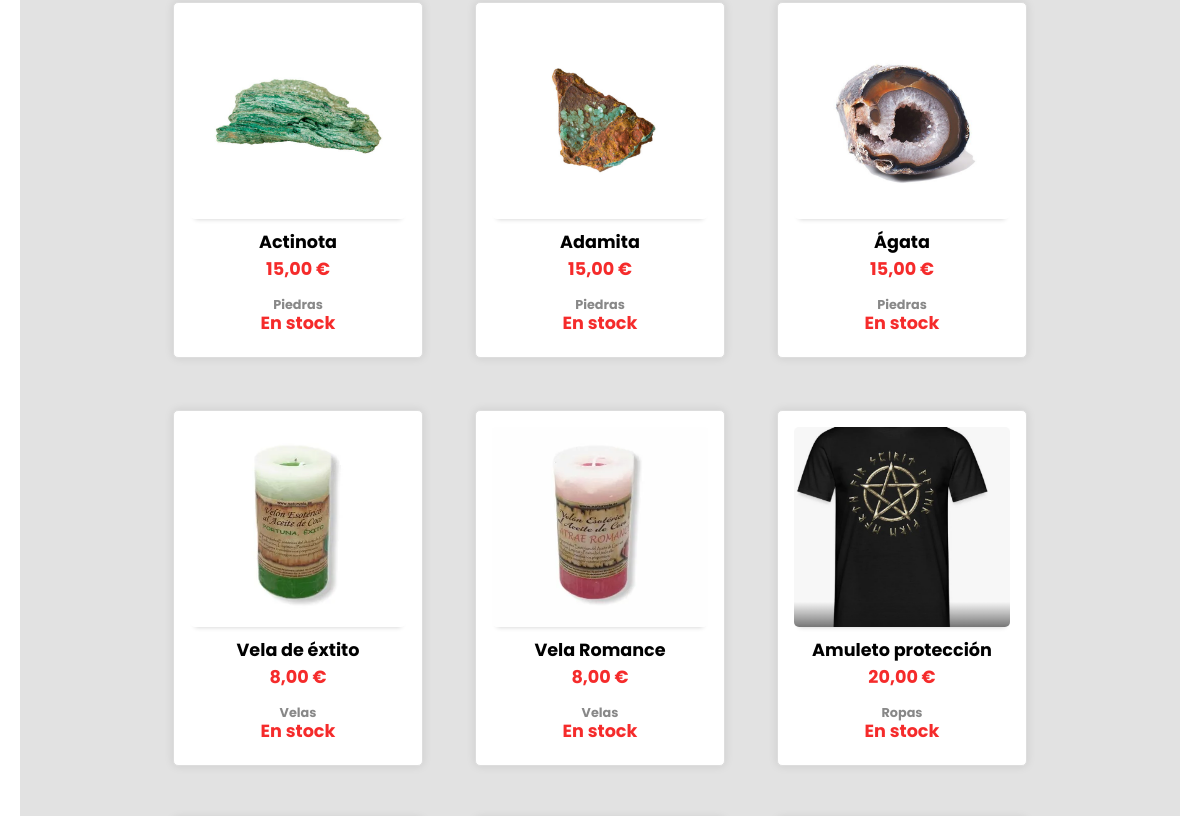
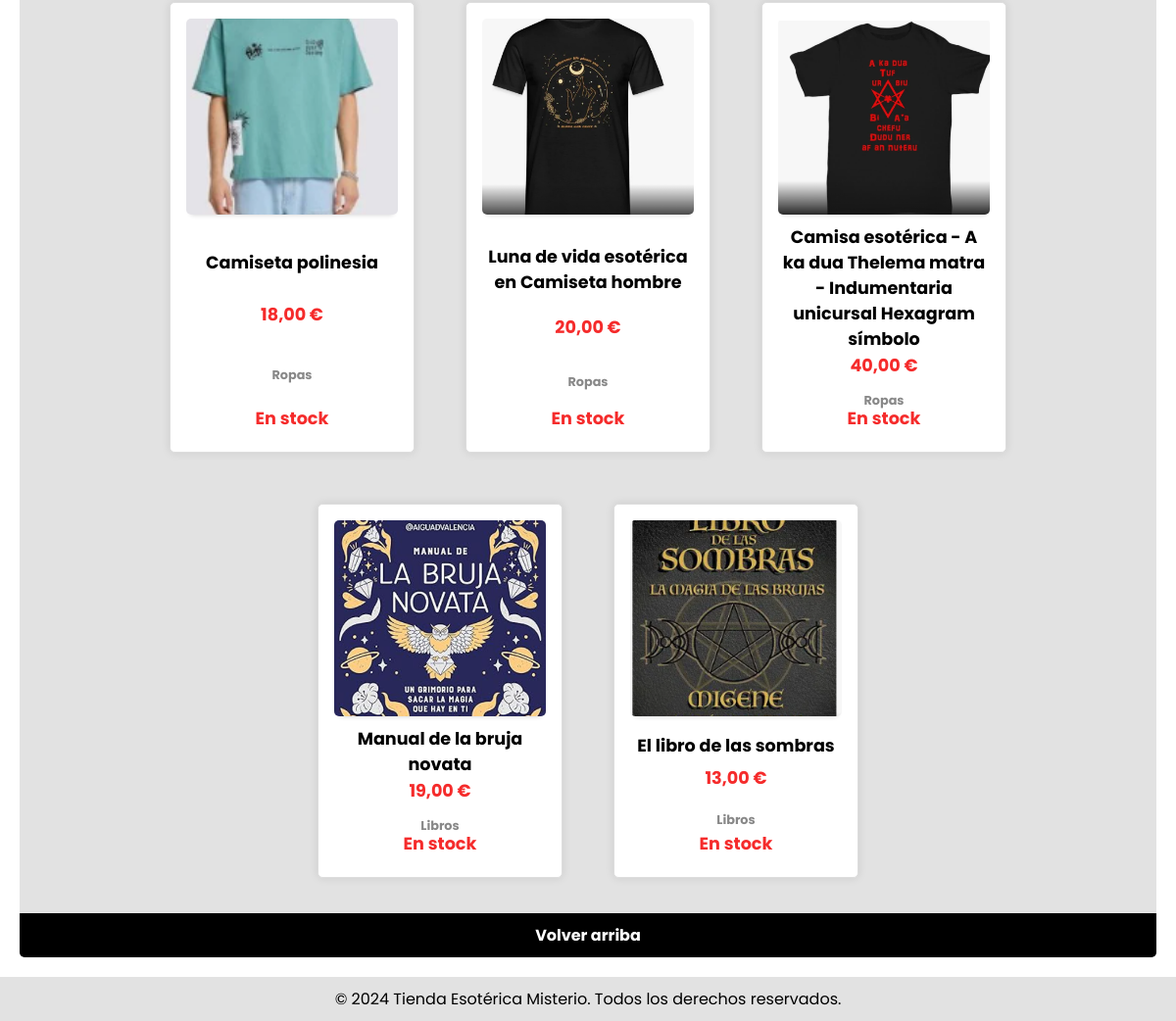
/ (lower part), run on an earlier commit of the app's database (2 pictures, top to bottom).
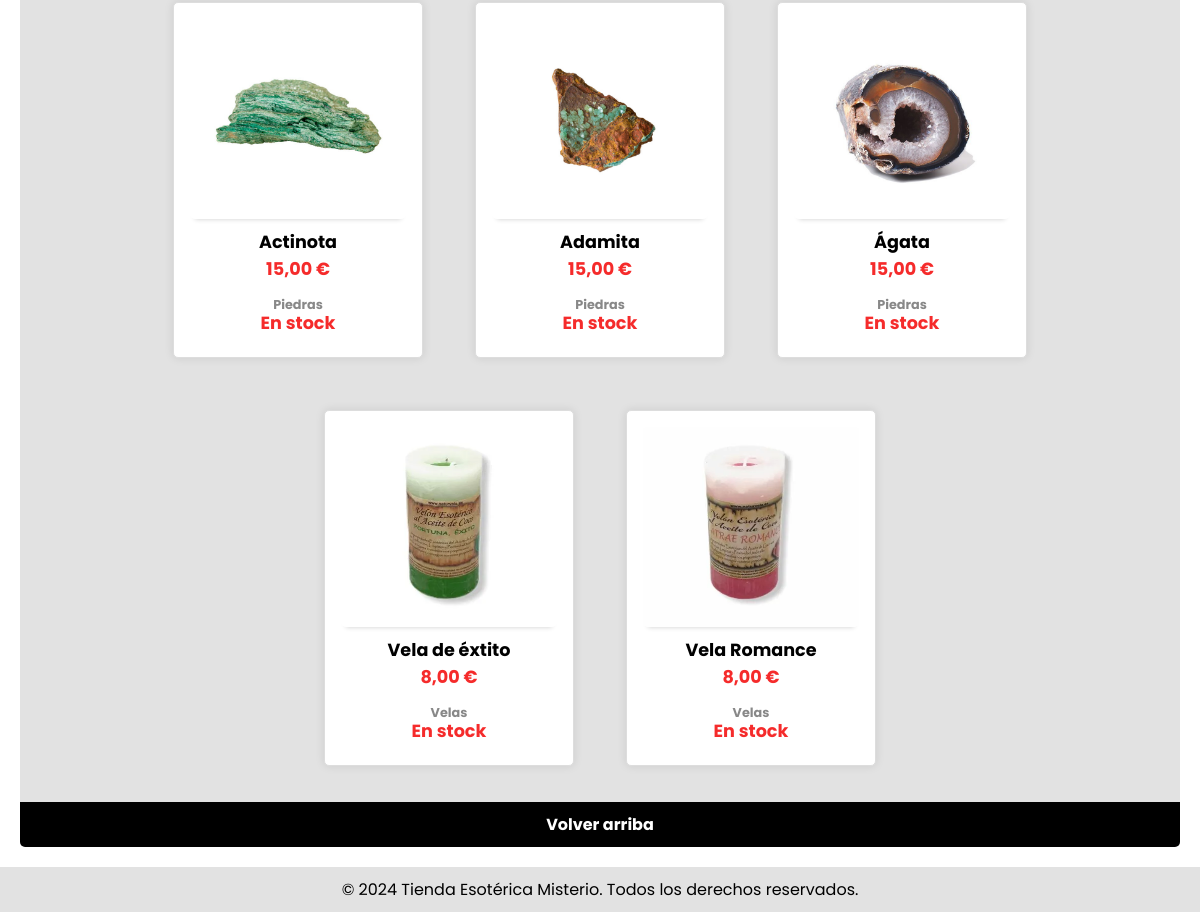
And on a later commit of the database.
### tiendaEsoterica/models.py (models this page shows, shortened)
class Producto(models.Model):
    nombre = models.CharField(max_length=100)
    descripcion = models.TextField()
    precio = models.DecimalField(max_digits=10, decimal_places=2)
    imagen = models.ImageField(upload_to='productos/')
    categoria = models.ForeignKey(Categoria, on_delete=models.CASCADE, related_name='productos')
    cantidad = models.PositiveIntegerField(default=100)

class Categoria(models.Model):
    nombre = models.CharField(max_length=100)
    descripcion = models.TextField(blank=True, null=True)

### tiendaEsoterica/views.py (the view)
# urls.py: path('', views.inicio, name='inicio'),  # Página principal
def inicio(request):
    categorias = Categoria.objects.all()
    query = request.GET.get('search', '').strip()
    categoria_id = request.GET.get('categoria', None)
    precio_min = request.GET.get('precio_min')
    precio_max = request.GET.get('precio_max')
    productos = Producto.objects.all()
    if categoria_id:
        productos = productos.filter(categoria_id=categoria_id)
    if query:
        productos = productos.filter(nombre__icontains=query)
    if precio_min:
        productos = productos.filter(precio__gte=precio_min)
    if precio_max:
        productos = productos.filter(precio__lte=precio_max)
    return render(request, 'inicio.html', {
        'productos': productos,
        'categorias': categorias,
        'precio_min': precio_min,
        'precio_max': precio_max,
    })

### tiendaEsoterica/templates/inicio.html (shortened to what this page needs)
{% extends 'base.html' %}
{% load static %}
{% block content %}
<link rel="stylesheet" href="{% static 'css/inicio.css' %}">
<div class="main-container">
  <section class="productos">
    <div class="product-grid">
      {% for producto in productos %}
        <a href="{% url 'producto_detalle' producto.pk %}" class="product-item">
          <img src="{{ producto.imagen.url }}" alt="{{ producto.nombre }}">
          <h3>{{ producto.nombre }}</h3>
          <p>{{ producto.precio }} €</p>
          <p class="categoria">{{ producto.categoria.nombre }}</p>
          {% if producto.cantidad > 0 %}
            <p class="stock">En stock</p>
          {% else %}
            <p class="no-stock">Fuera de stock</p>
          {% endif %}
        </a>
      {% empty %}
        <p>No hay productos disponibles.</p>
      {% endfor %}
    </div>
  </section>
</div>
<div id="back-to-top" onclick="scrollToTop()">
Volver arriba
</div>
{% endblock %}

What changed in the data, as far as the page shows it:
removed Producto: imagen (picture), nombre "Amuleto protección", precio "20,00", categoria.nombre "Ropas", cantidad "En stock"
removed Producto: imagen (picture), nombre "Camiseta polinesia", precio "18,00", categoria.nombre "Ropas", cantidad "En stock"
removed Producto: imagen (picture), nombre "Luna de vida esotérica en Camiseta hombre", precio "20,00", categoria.nombre "Ropas", cantidad "En stock"
removed Producto: imagen (picture), nombre "Camisa esotérica - A ka dua Thelema matra - Indumentaria unicursal Hexagram símbolo", precio "40,00", categoria.nombre "Ropas", cantidad "En stock"
removed Producto: imagen (picture), nombre "Manual de la bruja novata", precio "19,00", categoria.nombre "Libros", cantidad "En stock"
removed Producto: imagen (picture), nombre "El libro de las sombras", precio "13,00", categoria.nombre "Libros", cantidad "En stock"
